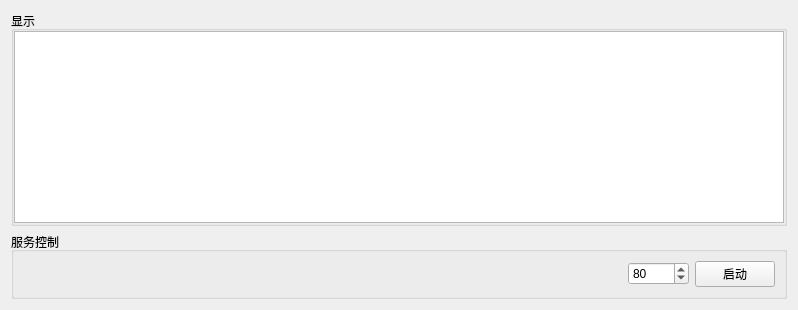
<?xml version="1.0" encoding="UTF-8"?>
<ui version="4.0">
 <class>HttpServer</class>
 <widget class="QWidget" name="HttpServer">
  <property name="windowTitle">
   <string>HttpServer</string>
  </property>
  <layout class="QGridLayout" name="gridLayout_3">
   <item row="0" column="0">
    <widget class="QGroupBox" name="groupBox">
     <property name="title">
      <string>显示</string>
     </property>
     <layout class="QGridLayout" name="gridLayout">
      <property name="leftMargin">
       <number>0</number>
      </property>
      <property name="topMargin">
       <number>0</number>
      </property>
      <property name="rightMargin">
       <number>0</number>
      </property>
      <property name="bottomMargin">
       <number>0</number>
      </property>
      <item row="0" column="0">
       <widget class="QTextBrowser" name="textBrowser"/>
      </item>
     </layout>
    </widget>
   </item>
   <item row="1" column="0">
    <widget class="QGroupBox" name="groupBox_2">
     <property name="title">
      <string>服务控制</string>
     </property>
     <layout class="QGridLayout" name="gridLayout_2">
      <item row="0" column="0">
       <spacer name="horizontalSpacer">
        <property name="orientation">
         <enum>Qt::Orientation::Horizontal</enum>
        </property>
        <property name="sizeHint" stdset="0">
         <size>
          <width>605</width>
          <height>20</height>
         </size>
        </property>
       </spacer>
      </item>
      <item row="0" column="1">
       <widget class="QSpinBox" name="spinBox">
        <property name="maximum">
         <number>65535</number>
        </property>
        <property name="value">
         <number>80</number>
        </property>
       </widget>
      </item>
      <item row="0" column="2">
       <widget class="QPushButton" name="pushButton">
        <property name="text">
         <string>启动</string>
        </property>
       </widget>
      </item>
     </layout>
    </widget>
   </item>
  </layout>
 </widget>
 <resources/>
 <connections/>
</ui>
